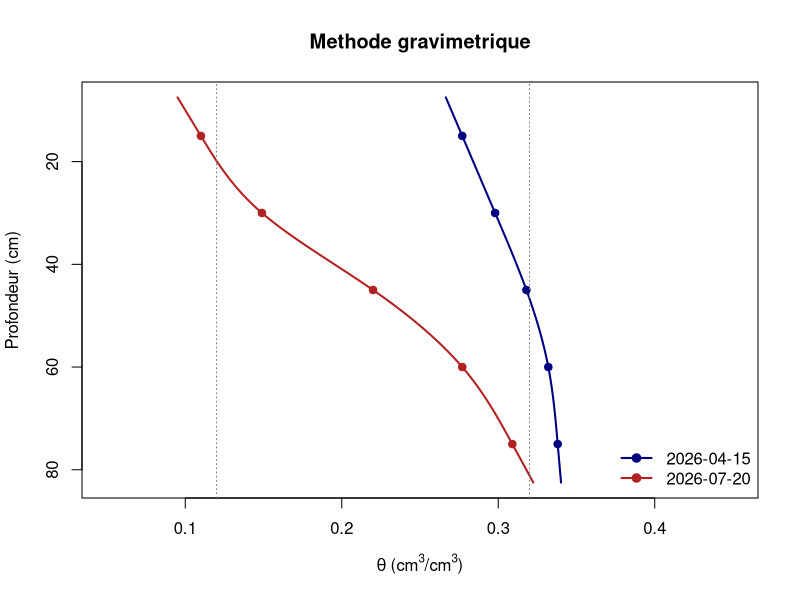
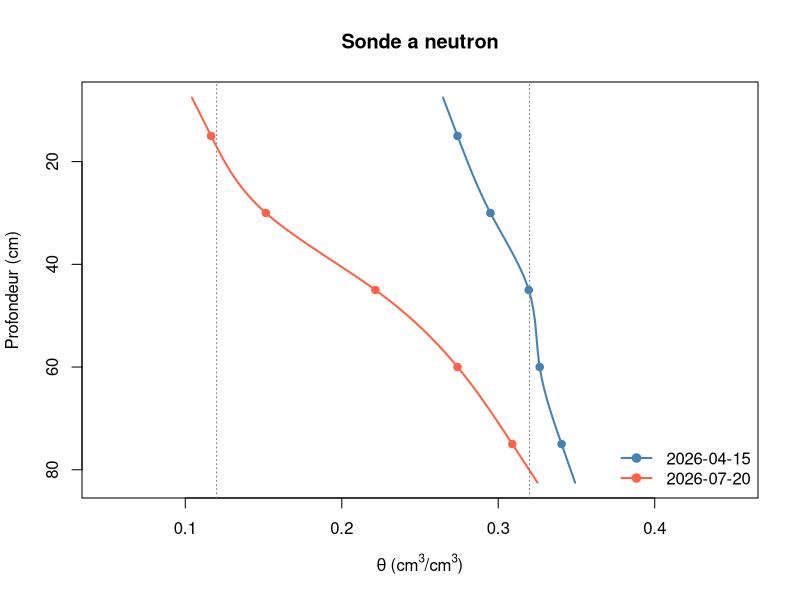
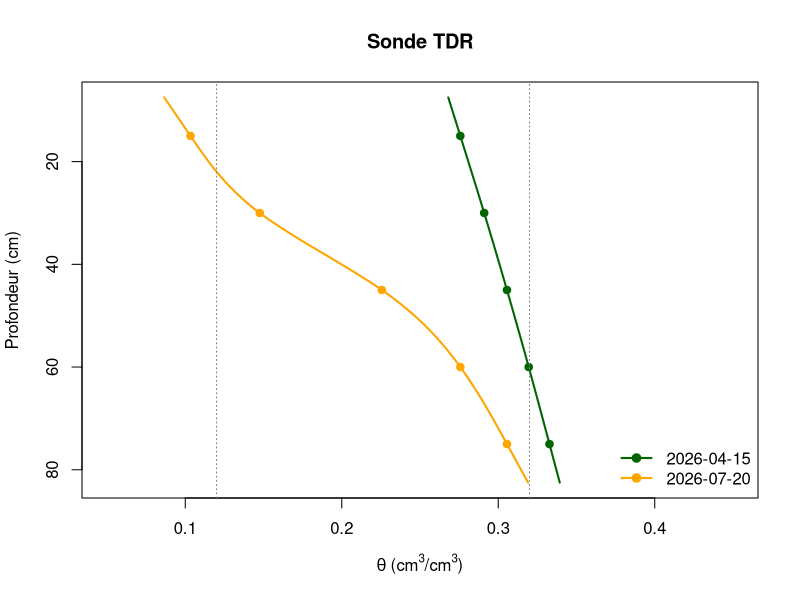
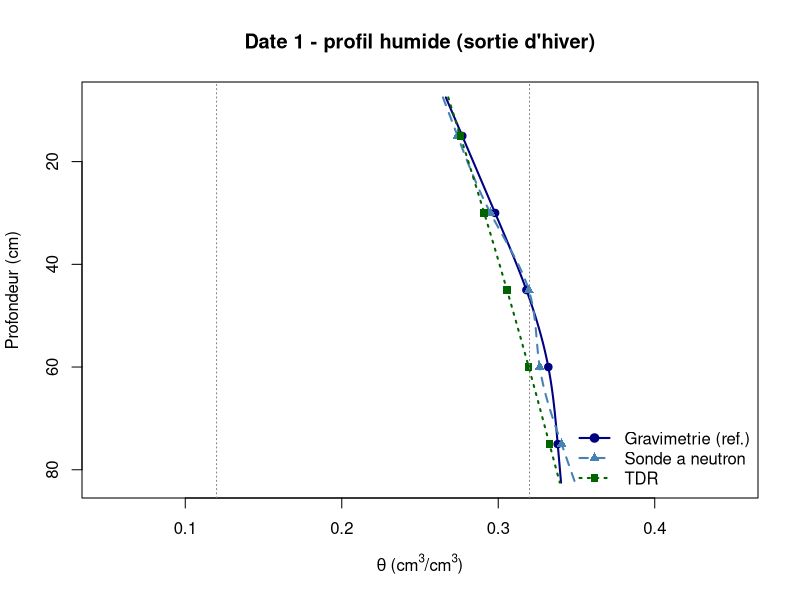
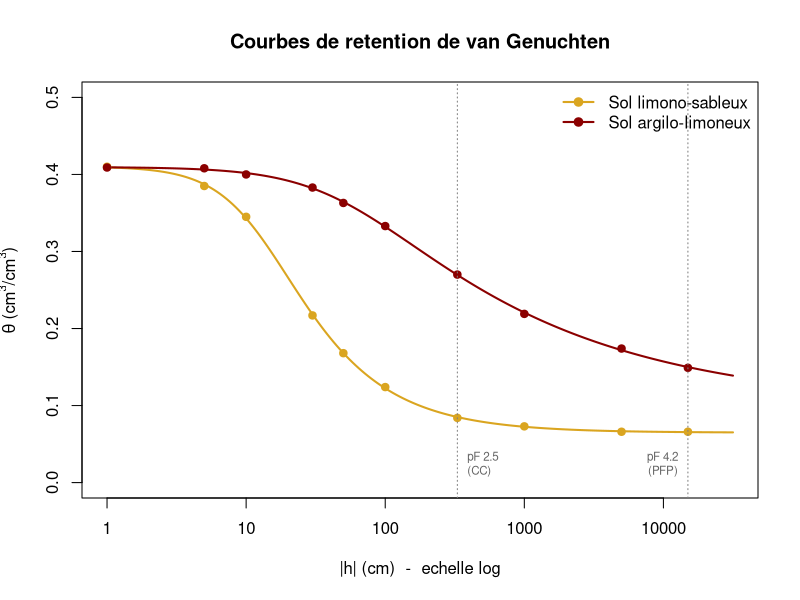
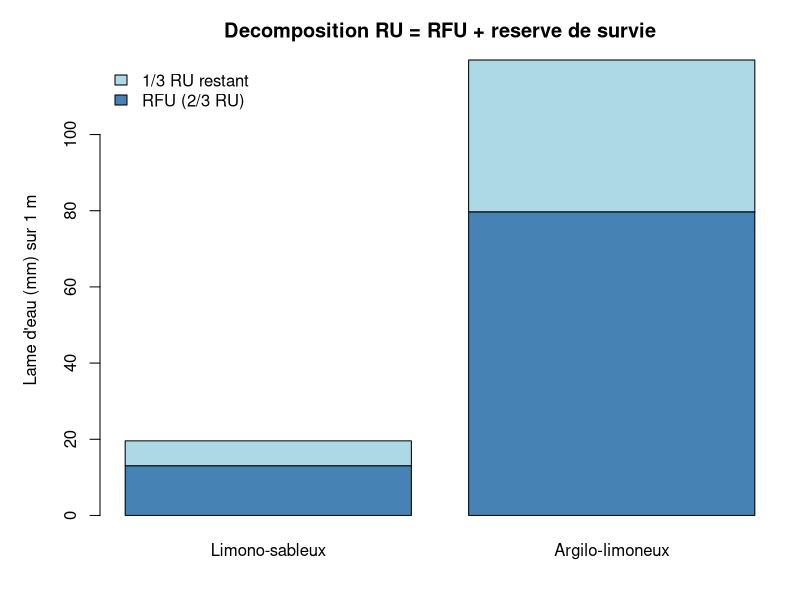
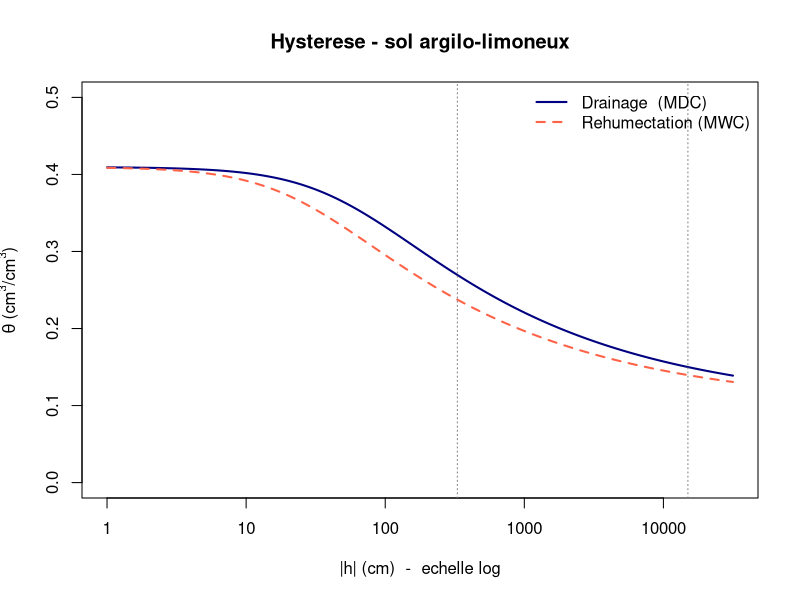

These figures' R source, in order:
## ---- chunk 1
knitr::opts_chunk$set(echo = TRUE, message = FALSE, warning = FALSE,
                      fig.width = 6, fig.height = 5, fig.align = "center")
## ---- chunk 2
# Bornes physiques typiques pour un sol limono-argileux
PFP <- 0.12   # point de fletrissement permanent
CC  <- 0.32   # capacite au champ
SAT <- 0.45   # saturation

# Deux dates de mesure
date1 <- as.Date("2026-04-15")   # sortie d'hiver, profil humide
date2 <- as.Date("2026-07-20")   # plein ete, profil desseche

# Grille de profondeurs COMMUNE aux trois methodes (cm)
profondeurs <- c(15, 30, 45, 60, 75)

# Couche representee COMMUNE (cm)
z_inf <- 7.5
z_sup <- 82.5

# Fonction generique de calcul de la lame d'eau (mm)
# par spline + integrate sur [z_inf, z_sup] (cm)
reserve_eau <- function(prof, theta, zi = z_inf, zs = z_sup) {
  stopifnot(all(theta >= 0 & theta <= 0.55))
  f_theta <- splinefun(prof, theta, method = "natural")
  integ   <- integrate(f_theta, lower = zi, upper = zs)
  list(lame_mm = integ$value * 10,
       erreur  = integ$abs.error * 10,
       fonction = f_theta)
}
## ---- chunk 3
# Densite apparente seche (g/cm3) - sol limono-argileux
rho_b <- 1.45
## ---- chunk 4
# Date 1 : sortie d'hiver, profil humide
# Humidite ponderale w = (mh - ms) / ms (g/g)
mh_d1 <- c(172.7, 174.8, 176.8, 178.2, 178.8)   # masses humides (g)
ms_d1 <- c(145.0, 145.0, 145.0, 145.0, 145.0)   # masses seches  (g)
w_d1  <- (mh_d1 - ms_d1) / ms_d1
theta_g_d1 <- w_d1 * rho_b

# Date 2 : plein ete, surface fortement assechee
mh_d2 <- c(156.0, 159.9, 167.0, 172.7, 175.9)
ms_d2 <- c(145.0, 145.0, 145.0, 145.0, 145.0)
w_d2  <- (mh_d2 - ms_d2) / ms_d2
theta_g_d2 <- w_d2 * rho_b

knitr::kable(
  data.frame(Profondeur_cm = profondeurs,
             w_date1     = round(w_d1, 3),
             theta_date1 = round(theta_g_d1, 3),
             w_date2     = round(w_d2, 3),
             theta_date2 = round(theta_g_d2, 3)),
  caption = "Mesures gravimetriques (rho_b = 1.45 g/cm3)")
## ---- chunk 5
res_g_1 <- reserve_eau(profondeurs, theta_g_d1)
res_g_2 <- reserve_eau(profondeurs, theta_g_d2)

cat(sprintf("Reserve gravimetrique - Date 1 (%s) : %.1f mm\n",
            date1, res_g_1$lame_mm))
cat(sprintf("Reserve gravimetrique - Date 2 (%s) : %.1f mm\n",
            date2, res_g_2$lame_mm))
cat(sprintf("Variation : %+.1f mm\n",
            res_g_2$lame_mm - res_g_1$lame_mm))
## ---- chunk 6
zz <- seq(z_inf, z_sup, length.out = 200)
plot(res_g_1$fonction(zz), zz, type = "l", lwd = 2, col = "navy",
     ylim = rev(range(zz)), xlim = c(0.05, 0.45),
     xlab = expression(theta~"(cm"^3*"/cm"^3*")"),
     ylab = "Profondeur (cm)",
     main = "Methode gravimetrique")
lines(res_g_2$fonction(zz), zz, lwd = 2, col = "firebrick")
points(theta_g_d1, profondeurs, pch = 19, col = "navy")
points(theta_g_d2, profondeurs, pch = 19, col = "firebrick")
abline(v = c(PFP, CC), lty = 3, col = "grey50")
legend("bottomright",
       legend = c(format(date1), format(date2)),
       col = c("navy", "firebrick"), lwd = 2, pch = 19, bty = "n")
## ---- chunk 7
# Coefficients de calibration (etalonnage gravimetrique de l'appareil)
a_neutron <- 0.05
b_neutron <- 0.35

theta_neutron <- function(CR) a_neutron + b_neutron * CR
## ---- chunk 8
# Date 1 : sol humide -> CR eleves, profil croissant avec la profondeur
CR_d1 <- c(0.64, 0.70, 0.77, 0.79, 0.83)
# Date 2 : surface assechee -> CR faibles pres de la surface
CR_d2 <- c(0.19, 0.29, 0.49, 0.64, 0.74)

# Conversion en teneur en eau volumique
theta_n_d1 <- theta_neutron(CR_d1)
theta_n_d2 <- theta_neutron(CR_d2)

knitr::kable(
  data.frame(Profondeur_cm = profondeurs,
             CR_date1 = CR_d1, theta_date1 = round(theta_n_d1, 3),
             CR_date2 = CR_d2, theta_date2 = round(theta_n_d2, 3)),
  caption = "Mesures sonde a neutron")
## ---- chunk 9
res_n_1 <- reserve_eau(profondeurs, theta_n_d1)
res_n_2 <- reserve_eau(profondeurs, theta_n_d2)

cat(sprintf("Reserve sonde a neutron - Date 1 (%s) : %.1f mm\n",
            date1, res_n_1$lame_mm))
cat(sprintf("Reserve sonde a neutron - Date 2 (%s) : %.1f mm\n",
            date2, res_n_2$lame_mm))
cat(sprintf("Variation : %+.1f mm\n",
            res_n_2$lame_mm - res_n_1$lame_mm))
## ---- chunk 10
zz <- seq(z_inf, z_sup, length.out = 200)
plot(res_n_1$fonction(zz), zz, type = "l", lwd = 2, col = "steelblue",
     ylim = rev(range(zz)), xlim = c(0.05, 0.45),
     xlab = expression(theta~"(cm"^3*"/cm"^3*")"),
     ylab = "Profondeur (cm)",
     main = "Sonde a neutron")
lines(res_n_2$fonction(zz), zz, lwd = 2, col = "tomato")
points(theta_n_d1, profondeurs, pch = 19, col = "steelblue")
points(theta_n_d2, profondeurs, pch = 19, col = "tomato")
abline(v = c(PFP, CC), lty = 3, col = "grey50")
legend("bottomright",
       legend = c(format(date1), format(date2)),
       col = c("steelblue", "tomato"), lwd = 2, pch = 19, bty = "n")
## ---- chunk 11
# Equation de Topp et al. (1980)
theta_topp <- function(Ka) {
  -0.053 + 0.0292*Ka - 5.5e-4*Ka^2 + 4.3e-6*Ka^3
}
## ---- chunk 12
# Date 1 : sol humide (Ka ~15-19 -> theta ~0.28-0.33)
Ka_d1 <- c(15, 16, 17, 18, 19)
# Date 2 : surface tres seche (Ka ~6-17 -> theta ~0.10-0.30)
Ka_d2 <- c( 6,  8, 12, 15, 17)

theta_t_d1 <- theta_topp(Ka_d1)
theta_t_d2 <- theta_topp(Ka_d2)

knitr::kable(
  data.frame(Profondeur_cm = profondeurs,
             Ka_date1 = Ka_d1, theta_date1 = round(theta_t_d1, 3),
             Ka_date2 = Ka_d2, theta_date2 = round(theta_t_d2, 3)),
  caption = "Mesures TDR")
## ---- chunk 13
res_t_1 <- reserve_eau(profondeurs, theta_t_d1)
res_t_2 <- reserve_eau(profondeurs, theta_t_d2)

cat(sprintf("Reserve TDR - Date 1 (%s) : %.1f mm\n",
            date1, res_t_1$lame_mm))
cat(sprintf("Reserve TDR - Date 2 (%s) : %.1f mm\n",
            date2, res_t_2$lame_mm))
cat(sprintf("Variation : %+.1f mm\n",
            res_t_2$lame_mm - res_t_1$lame_mm))
## ---- chunk 14
zz <- seq(z_inf, z_sup, length.out = 200)
plot(res_t_1$fonction(zz), zz, type = "l", lwd = 2, col = "darkgreen",
     ylim = rev(range(zz)), xlim = c(0.05, 0.45),
     xlab = expression(theta~"(cm"^3*"/cm"^3*")"),
     ylab = "Profondeur (cm)",
     main = "Sonde TDR")
lines(res_t_2$fonction(zz), zz, lwd = 2, col = "orange")
points(theta_t_d1, profondeurs, pch = 19, col = "darkgreen")
points(theta_t_d2, profondeurs, pch = 19, col = "orange")
abline(v = c(PFP, CC), lty = 3, col = "grey50")
legend("bottomright",
       legend = c(format(date1), format(date2)),
       col = c("darkgreen", "orange"), lwd = 2, pch = 19, bty = "n")
## ---- chunk 15
synthese <- data.frame(
  Dispositif = c("Gravimetrie (ref.)", "Gravimetrie (ref.)",
                 "Sonde a neutron", "Sonde a neutron",
                 "TDR", "TDR"),
  Date       = c(format(date1), format(date2),
                 format(date1), format(date2),
                 format(date1), format(date2)),
  Couche_cm  = rep("7.5-82.5", 6),
  Lame_mm    = round(c(res_g_1$lame_mm, res_g_2$lame_mm,
                       res_n_1$lame_mm, res_n_2$lame_mm,
                       res_t_1$lame_mm, res_t_2$lame_mm), 1)
)
knitr::kable(synthese, caption = "Reserves en eau calculees (meme couche pour les 3 methodes)")
## ---- chunk 16
deficit <- data.frame(
  Dispositif = c("Gravimetrie (ref.)", "Sonde a neutron", "TDR"),
  Reserve_D1_mm = round(c(res_g_1$lame_mm,
                          res_n_1$lame_mm,
                          res_t_1$lame_mm), 1),
  Reserve_D2_mm = round(c(res_g_2$lame_mm,
                          res_n_2$lame_mm,
                          res_t_2$lame_mm), 1),
  Deficit_mm    = round(c(res_g_2$lame_mm - res_g_1$lame_mm,
                          res_n_2$lame_mm - res_n_1$lame_mm,
                          res_t_2$lame_mm - res_t_1$lame_mm), 1)
)
knitr::kable(deficit,
  caption = "Variation entre les deux dates (deficit hydrique estival)")
## ---- chunk 17
zz <- seq(z_inf, z_sup, length.out = 200)
plot(res_g_1$fonction(zz), zz, type = "l", lwd = 2, col = "navy",
     ylim = rev(range(zz)), xlim = c(0.05, 0.45),
     xlab = expression(theta~"(cm"^3*"/cm"^3*")"),
     ylab = "Profondeur (cm)",
     main = "Date 1 - profil humide (sortie d'hiver)")
lines(res_n_1$fonction(zz), zz, lwd = 2, col = "steelblue", lty = 2)
lines(res_t_1$fonction(zz), zz, lwd = 2, col = "darkgreen", lty = 3)
points(theta_g_d1, profondeurs, pch = 19, col = "navy")
points(theta_n_d1, profondeurs, pch = 17, col = "steelblue")
points(theta_t_d1, profondeurs, pch = 15, col = "darkgreen")
abline(v = c(PFP, CC), lty = 3, col = "grey50")
legend("bottomright",
       legend = c("Gravimetrie (ref.)", "Sonde a neutron", "TDR"),
       col = c("navy", "steelblue", "darkgreen"),
       lty = c(1, 2, 3), pch = c(19, 17, 15), lwd = 2, bty = "n")
## ---- chunk 18
# Pressions appliquees (cm d'eau, valeurs absolues, echelle log)
h_cm <- c(1, 5, 10, 30, 50, 100, 330, 1000, 5000, 15000)

# Sol limono-sableux (parametres "vrais" approches : ths=0.41,
#  thr=0.065, alpha=0.075 cm-1, n=1.89) + bruit de mesure
theta_sable <- c(0.410, 0.385, 0.345, 0.217, 0.168, 0.124,
                 0.084, 0.073, 0.066, 0.066)

# Sol argilo-limoneux (parametres "vrais" approches : ths=0.41,
#  thr=0.095, alpha=0.019 cm-1, n=1.31) + bruit de mesure
theta_argile <- c(0.409, 0.408, 0.400, 0.383, 0.363, 0.333,
                  0.270, 0.219, 0.174, 0.149)

donnees_vg <- data.frame(h = h_cm,
                         limono_sableux  = theta_sable,
                         argilo_limoneux = theta_argile)
knitr::kable(donnees_vg, caption = "Mesures de retention en eau")
## ---- chunk 19
# Definition du modele
van_genuchten <- function(h, theta_r, theta_s, alpha, n) {
  m <- 1 - 1/n
  theta_r + (theta_s - theta_r) / (1 + (alpha * h)^n)^m
}

# Ajustement par nls() avec valeurs initiales raisonnables
fit_sable <- nls(
  theta_sable ~ van_genuchten(h_cm, theta_r, theta_s, alpha, n),
  start = list(theta_r = 0.05, theta_s = 0.41, alpha = 0.07, n = 1.8),
  control = nls.control(maxiter = 200)
)

fit_argile <- nls(
  theta_argile ~ van_genuchten(h_cm, theta_r, theta_s, alpha, n),
  start = list(theta_r = 0.10, theta_s = 0.41, alpha = 0.02, n = 1.3),
  control = nls.control(maxiter = 200)
)

params <- rbind(
  Limono_sableux  = round(coef(fit_sable),  4),
  Argilo_limoneux = round(coef(fit_argile), 4)
)
knitr::kable(params,
  caption = "Parametres van Genuchten ajustes")
## ---- chunk 20
hh <- 10^seq(0, 4.5, length.out = 200)

theta_pred_sable  <- predict(fit_sable,  newdata = list(h_cm = hh))
theta_pred_argile <- predict(fit_argile, newdata = list(h_cm = hh))

plot(hh, theta_pred_sable, type = "l", lwd = 2, col = "goldenrod",
     log = "x", ylim = c(0, 0.5),
     xlab = "|h| (cm)  -  echelle log",
     ylab = expression(theta~"(cm"^3*"/cm"^3*")"),
     main = "Courbes de retention de van Genuchten")
lines(hh, theta_pred_argile, lwd = 2, col = "darkred")
points(h_cm, theta_sable,  pch = 19, col = "goldenrod")
points(h_cm, theta_argile, pch = 19, col = "darkred")
abline(v = c(330, 15000), lty = 3, col = "grey50")
text(330, 0.02, "pF 2.5\n(CC)",   pos = 4, cex = 0.7, col = "grey40")
text(15000, 0.02, "pF 4.2\n(PFP)", pos = 2, cex = 0.7, col = "grey40")
legend("topright",
       legend = c("Sol limono-sableux", "Sol argilo-limoneux"),
       col = c("goldenrod", "darkred"), lwd = 2, pch = 19, bty = "n")
## ---- chunk 21
# Profondeur exploree par le systeme racinaire (cm)
Z_racines <- 100

# Fonction donnant theta(h) a partir d'un objet nls
theta_h <- function(fit, h) {
  cf <- coef(fit)
  van_genuchten(h, cf["theta_r"], cf["theta_s"], cf["alpha"], cf["n"])
}

# Capacite au champ : h = 330 cm  (pF 2.5)
# Point de fletrissement : h = 15000 cm (pF 4.2)
h_CC  <- 330
h_PFP <- 15000

theta_CC_sable  <- theta_h(fit_sable,  h_CC)
theta_PFP_sable <- theta_h(fit_sable,  h_PFP)
theta_CC_arg    <- theta_h(fit_argile, h_CC)
theta_PFP_arg   <- theta_h(fit_argile, h_PFP)

RU_sable  <- (theta_CC_sable  - theta_PFP_sable) * Z_racines * 10
RU_argile <- (theta_CC_arg    - theta_PFP_arg)   * Z_racines * 10

# RFU : fraction p de la RU
p_RFU <- 2/3
RFU_sable  <- p_RFU * RU_sable
RFU_argile <- p_RFU * RU_argile

resultats <- data.frame(
  Sol         = c("Limono-sableux", "Argilo-limoneux"),
  theta_CC    = round(c(theta_CC_sable,  theta_CC_arg),  3),
  theta_PFP   = round(c(theta_PFP_sable, theta_PFP_arg), 3),
  RU_mm_par_m = round(c(RU_sable,  RU_argile),  1),
  RFU_mm_par_m = round(c(RFU_sable, RFU_argile), 1)
)
knitr::kable(resultats,
  caption = "Reserves utile (RU) et facilement utilisable (RFU) sur 1 m de sol")
## ---- chunk 22
op <- par(mar = c(4, 5, 3, 1))
barplot(rbind(RFU = c(RFU_sable, RFU_argile),
              RU_residuel = c(RU_sable - RFU_sable,
                              RU_argile - RFU_argile)),
        beside = FALSE,
        names.arg = c("Limono-sableux", "Argilo-limoneux"),
        col = c("steelblue", "lightblue"),
        ylab = "Lame d'eau (mm) sur 1 m",
        main = "Decomposition RU = RFU + reserve de survie",
        legend.text = c("RFU (2/3 RU)", "1/3 RU restant"),
        args.legend = list(x = "topleft", bty = "n"))
par(op)
## ---- chunk 23
# On prend le sol argilo-limoneux ajuste a l'exercice 2 comme
# courbe principale de drainage (MDC).
cf <- coef(fit_argile)

# Parametres MDC (drainage) et MWC (rehumectation)
alpha_d <- cf["alpha"]
alpha_w <- 2 * alpha_d        # approximation classique

theta_drainage <- function(h) {
  van_genuchten(h, cf["theta_r"], cf["theta_s"], alpha_d, cf["n"])
}
theta_humectation <- function(h) {
  van_genuchten(h, cf["theta_r"], cf["theta_s"], alpha_w, cf["n"])
}

hh <- 10^seq(0, 4.5, length.out = 300)

plot(hh, theta_drainage(hh),    type = "l", lwd = 2, col = "navy",
     log = "x", ylim = c(0, 0.5),
     xlab = "|h| (cm)  -  echelle log",
     ylab = expression(theta~"(cm"^3*"/cm"^3*")"),
     main = "Hysterese - sol argilo-limoneux")
lines(hh, theta_humectation(hh), lwd = 2, col = "tomato", lty = 2)
abline(v = c(330, 15000), lty = 3, col = "grey50")
legend("topright",
       legend = c("Drainage  (MDC)", "Rehumectation (MWC)"),
       col = c("navy", "tomato"), lty = c(1, 2), lwd = 2, bty = "n")
## ---- chunk 24
# RU calculee selon la branche utilisee (sur Z = 100 cm)
RU_drainage  <- (theta_drainage(h_CC)    - theta_drainage(h_PFP))    * Z_racines * 10
RU_humect    <- (theta_humectation(h_CC) - theta_humectation(h_PFP)) * Z_racines * 10

ecart_abs <- RU_drainage - RU_humect
ecart_rel <- 100 * ecart_abs / RU_drainage

tab_hyst <- data.frame(
  Branche       = c("Drainage (MDC)", "Rehumectation (MWC)"),
  theta_CC      = round(c(theta_drainage(h_CC),    theta_humectation(h_CC)),    3),
  theta_PFP     = round(c(theta_drainage(h_PFP),   theta_humectation(h_PFP)),   3),
  RU_mm_par_m   = round(c(RU_drainage, RU_humect), 1)
)
knitr::kable(tab_hyst,
  caption = "RU estimee selon la branche de la courbe de retention")

cat(sprintf("\nEcart absolu : %.1f mm/m\n", ecart_abs))
cat(sprintf("Ecart relatif : %.1f %% de la RU de drainage\n", ecart_rel))
